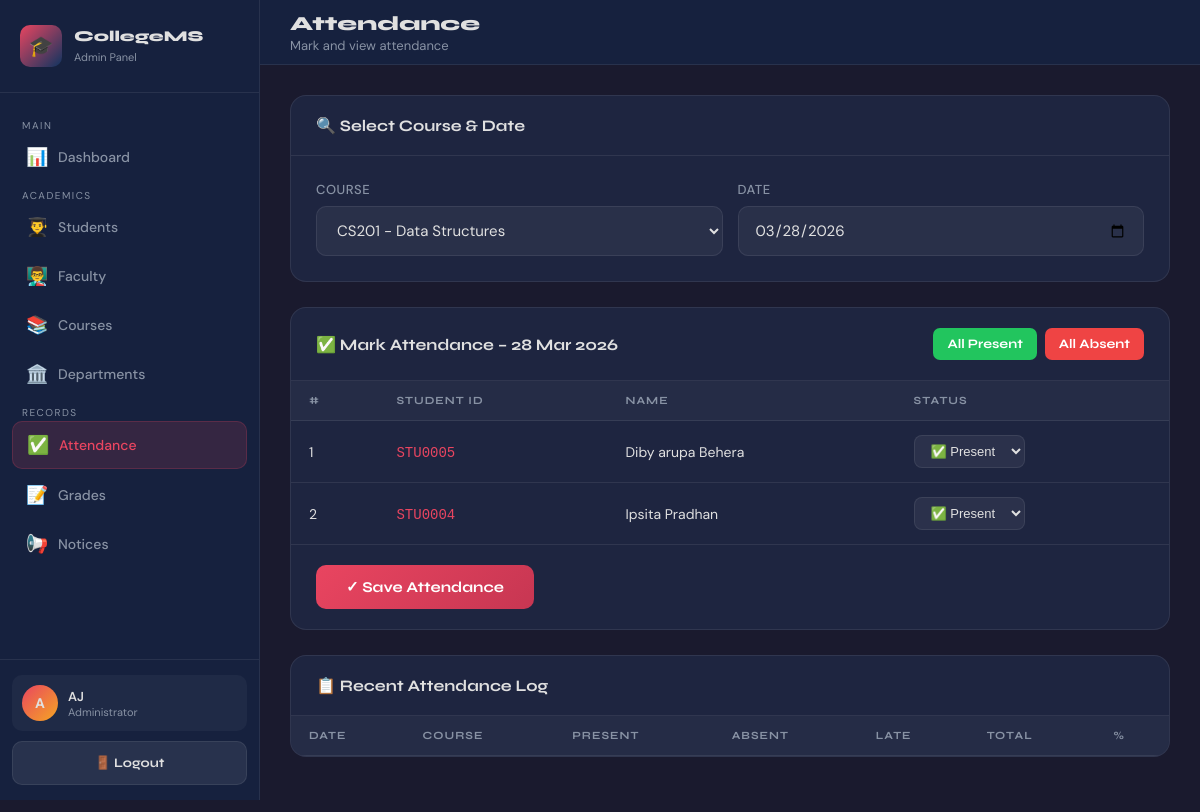
Screenshot of /admin/attendance.php?course_id=2 (signed in) with the database file from the repository.
### tables this page shows
CREATE TABLE students (
  id INT AUTO_INCREMENT PRIMARY KEY,
  user_id INT NULL,
  student_id VARCHAR(20) NOT NULL UNIQUE,
  name VARCHAR(100) NOT NULL,
  email VARCHAR(100) NOT NULL UNIQUE,
  phone VARCHAR(20),
  dob DATE,
  gender ENUM('Male','Female','Other'),
  address TEXT,
  department_id INT NULL,
  semester INT NOT NULL DEFAULT 1,
  admission_year YEAR,
  status ENUM('Active','Inactive','Graduated') NOT NULL DEFAULT 'Active',
  photo VARCHAR(255),
  created_at TIMESTAMP DEFAULT CURRENT_TIMESTAMP,
  CONSTRAINT fk_students_user FOREIGN KEY (user_id) REFERENCES users(id) ON DELETE SET NULL,
  CONSTRAINT fk_students_dept FOREIGN KEY (department_id) REFERENCES departments(id) ON DELETE SET NULL,
  INDEX idx_students_dept (department_id),
  INDEX idx_students_status (status)
);

### includes/auth.php (called while the page is built, shortened)
<?php
function e($value): string {
    return htmlspecialchars((string)$value, ENT_QUOTES, 'UTF-8');
}
?>

### admin/attendance.php (the view, shortened to what this page needs)
<?php
require_once '../includes/db.php';
require_once '../includes/auth.php';
$courses = mysqli_query($conn, "SELECT id, course_name, course_code FROM courses ORDER BY course_name");
$courses_arr = [];
while ($c = mysqli_fetch_assoc($courses)) $courses_arr[] = $c;
$selected_course = (int)($_GET['course_id'] ?? 0);
$selected_date = (string)($_GET['date'] ?? date('Y-m-d'));
$students_list = [];
if ($selected_course > 0) {
    $stmt = mysqli_prepare($conn, "
        SELECT s.id, s.student_id, s.name,
               COALESCE(a.status, 'Not Marked') AS att_status
        FROM enrollments e
        JOIN students s ON e.student_id = s.id
        LEFT JOIN attendance a
            ON a.student_id = s.id AND a.course_id = ? AND a.date = ?
        WHERE e.course_id = ? AND s.status = 'Active'
        ORDER BY s.name
    ");
    mysqli_stmt_bind_param($stmt, "isi", $selected_course, $selected_date, $selected_course);
    mysqli_stmt_execute($stmt);
    $res = mysqli_stmt_get_result($stmt);
    while ($r = mysqli_fetch_assoc($res)) $students_list[] = $r;
}
?>
<!DOCTYPE html>
<html lang="en">
<head>
    <link rel="stylesheet" href="../css/style.css">
</head>
<body>
<div class="dashboard-layout">
    <?php include 'sidebar.php'; ?>
    <div class="main-content">
        <header class="topbar">
            <div style="display:flex; align-items:center; gap:15px;">
                <div class="topbar-title"><h1>Attendance</h1><p>Mark and view attendance</p></div>
            </div>
        </header>
        <div class="page-content">
            <div class="card" style="margin-bottom:25px;">
                <div class="card-header"><h3>🔍 Select Course & Date</h3></div>
                <div class="card-body">
                    <form method="GET" style="display:flex; gap:15px; flex-wrap:wrap; align-items:flex-end;">
                        <div class="form-group" style="margin:0; flex:1; min-width:200px;">
                            <label>Course</label>
                            <select name="course_id" onchange="this.form.submit()">
                                <?php foreach ($courses_arr as $c): ?>
                                <option value="<?= (int)$c['id'] ?>" <?= $selected_course == $c['id'] ? 'selected' : '' ?>>
                                    <?= e($c['course_code'] . ' - ' . $c['course_name']) ?>
                                </option>
                                <?php endforeach; ?>
                            </select>
                        </div>
                        <div class="form-group" style="margin:0; flex:1; min-width:150px;">
                            <label>Date</label>
                            <input type="date" name="date" value="<?= e($selected_date) ?>" onchange="this.form.submit()">
                        </div>
                    </form>
                </div>
            </div>
            <?php if ($selected_course && $students_list): ?>
            <div class="card" style="margin-bottom:25px;">
                <div class="card-header">
                    <h3>✅ Mark Attendance – <?= date('d M Y', strtotime($selected_date)) ?></h3>
                    <div style="display:flex; gap:8px;">
                        <button type="button" onclick="setAll('Present')" class="btn btn-success btn-sm">All Present</button>
                        <button type="button" onclick="setAll('Absent')" class="btn btn-danger btn-sm">All Absent</button>
                    </div>
                </div>
                <form method="POST">
                    <div class="table-responsive">
                        <table>
                            <thead>
                                <tr><th>#</th><th>Student ID</th><th>Name</th><th>Status</th></tr>
                            </thead>
                            <tbody>
                                <?php $i = 1; foreach ($students_list as $s): ?>
                                <tr>
                                    <td><?= $i++ ?></td>
                                    <td><code style="color:var(--accent)"><?= e($s['student_id']) ?></code></td>
                                    <td><?= e($s['name']) ?></td>
                                    <td>
                                        <select name="status[<?= (int)$s['id'] ?>]" class="att-select" style="background:rgba(255,255,255,0.06); border:1px solid var(--border); border-radius:8px; padding:7px 12px; color:var(--text); font-size:13px;">
                                            <option value="Present" <?= $s['att_status'] === 'Present' ? 'selected' : '' ?>>✅ Present</option>
                                        </select>
                                    </td>
                                </tr>
                                <?php endforeach; ?>
                            </tbody>
                        </table>
                    </div>
                    <div style="padding:20px 25px; border-top:1px solid var(--border);">
                        <button type="submit" name="mark_attendance" class="btn btn-primary" style="width:auto; padding:13px 30px;">✓ Save Attendance</button>
                    </div>
                </form>
            </div>
            <?php endif; ?>
            <div class="card">
                <div class="card-header"><h3>📋 Recent Attendance Log</h3></div>
                <div class="table-responsive">
                    <table>
                        <thead>
                            <tr><th>Date</th><th>Course</th><th>Present</th><th>Absent</th><th>Late</th><th>Total</th><th>%</th></tr>
                        </thead>
                    </table>
                </div>
            </div>
        </div>
    </div>
</div>
</body>
</html>

### css/style.css (style rules this page uses)
:root { --primary: #1a1a2e; --secondary: #16213e; --accent: #e94560; --accent2: #0f3460; --gold: #f5a623; --text: #e0e0e0; --text-muted: #8892a4; --card-bg: #1e2540; --border: rgba(255,255,255,0.08); --success: #22c55e; --warning: #f59e0b; --danger: #ef4444; --info: #3b82f6; --sidebar-w: 260px; }
* { margin: 0; padding: 0; box-sizing: border-box; }
body { font-family: 'DM Sans', sans-serif; background: var(--primary); color: var(--text); min-height: 100vh; }
h1, h2, h3, h4, h5 { font-family: 'Syne', sans-serif; }
.form-group { margin-bottom: 20px; }
.form-group label { display: block; font-size: 13px; font-weight: 500; color: var(--text-muted); margin-bottom: 8px; text-transform: uppercase; letter-spacing: 0.5px; }
.form-group input, .form-group select, .form-group textarea { width: 100%; background: rgba(255,255,255,0.05); border: 1px solid var(--border); border-radius: 10px; padding: 13px 16px; color: var(--text); font-family: 'DM Sans', sans-serif; font-size: 15px; transition: all 0.3s; outline: none; }
.form-group select option { background: var(--secondary); }
.btn { display: inline-flex; align-items: center; gap: 8px; padding: 13px 24px; border-radius: 10px; font-family: 'Syne', sans-serif; font-weight: 700; font-size: 15px; cursor: pointer; border: none; transition: all 0.3s; text-align: center; justify-content: center; }
.btn-primary { background: linear-gradient(135deg, var(--accent), #c73652); color: white; width: 100%; }
.btn-success { background: var(--success); color: white; }
.btn-danger { background: var(--danger); color: white; }
.btn-sm { padding: 8px 14px; font-size: 13px; border-radius: 7px; }
.dashboard-layout { display: flex; min-height: 100vh; }
.main-content { flex: 1; margin-left: var(--sidebar-w); display: flex; flex-direction: column; min-height: 100vh; }
.topbar { background: var(--secondary); border-bottom: 1px solid var(--border); padding: 0 30px; height: 65px; display: flex; align-items: center; justify-content: space-between; position: sticky; top: 0; z-index: 50; }
.topbar-title h1 { font-size: 20px; font-weight: 800; }
.topbar-title p { font-size: 13px; color: var(--text-muted); margin-top: 1px; }
.page-content { padding: 30px; flex: 1; }
.card { background: var(--card-bg); border: 1px solid var(--border); border-radius: 16px; overflow: hidden; margin-bottom: 25px; }
.card-header { padding: 20px 25px; border-bottom: 1px solid var(--border); display: flex; align-items: center; justify-content: space-between; gap: 10px; }
.card-header h3 { font-size: 16px; font-weight: 700; }
.card-body { padding: 25px; }
.table-responsive { overflow-x: auto; -webkit-overflow-scrolling: touch; }
table { width: 100%; border-collapse: collapse; min-width: 640px; }
thead th { text-align: left; font-size: 11px; text-transform: uppercase; letter-spacing: 1px; color: var(--text-muted); padding: 13px 18px; background: rgba(255,255,255,0.03); border-bottom: 1px solid var(--border); font-family: 'Syne', sans-serif; white-space: nowrap; }
tbody tr { border-bottom: 1px solid var(--border); transition: background 0.2s; }
tbody tr:last-child { border-bottom: none; }
tbody td { padding: 14px 18px; font-size: 14px; vertical-align: middle; }

### rows the page displays
students: student "STU0005", name "Diby arupa Behera", id "✅ Present"
students: student "STU0004", name "Ipsita Pradhan", id "✅ Present"

### other values shown
substr($_SESSION['user_name'] ?? 'A', 0, 1) "A"
$_SESSION['user_name'] "AJ"
form field course_id "CS201 - Data Structures"
